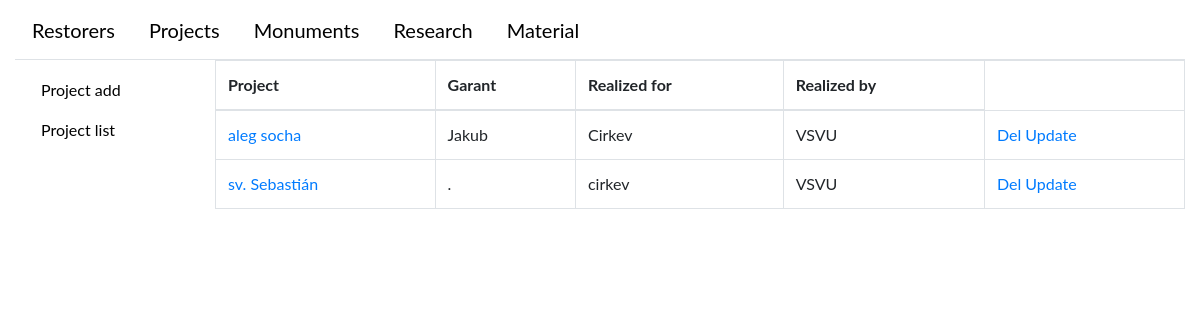
Screenshot of /project/list with the database file from the repository.
### catalogWeb/models.py (models this page shows)
class Project(models.Model):
    name = models.CharField(max_length=45)
    garant = models.CharField(max_length=45)
    description = models.CharField(max_length=200)
    realized_by = models.CharField(max_length=45)
    realized_for = models.CharField(max_length=45)
    restorerList = models.ManyToManyField(Restorer, blank=True)
    monument_list = models.ManyToManyField(Monument, blank=True, through=Monument2Project)
    def __str__(self):
        return '%s' % self.name

### catalogWeb/views/project.py (the view)
# urls.py: url(r'project/list', views.ProjectListView.as_view(), name='projectList'),
class ProjectListView(generic.ListView):
    model = Project
    template_name = 'catalogWeb/project/project_list.html'
    paginate_by = 10

### catalogWeb/templates/catalogWeb/project/project_list.html
{% extends "base_generic.html" %}
{% block sidebar %}
  <ul class="sidebar-nav">
    <li class="nav-item">
        <a class="nav-link" href="{% url 'projectCreate' %}">
            <span class="text-nowrap">Project add</span>
        </a>
    </li>
    <li class="nav-item">
        <a class="nav-link" href="{% url 'projectList' %}">
            <span class="text-nowrap">Project list</span>
        </a></li>
  </ul>
{% endblock sidebar%}
{% block content %}
    {% if project_list %}
<table class="table table-bordered">
    <thead >
        <th>Project</th>
        <th>Garant</th>
        <th>Realized for</th>
        <th>Realized by</th>
    </thead>
      {% for project in project_list %}
      <tr>
        <td>
            <a href="{% url 'projectDetail' project.id %}"> {{  project }}</a>
        </td>
        <td>
            {{  project.garant }}
        </td>
            <td>
            {{  project.realized_for }}
        </td>
            <td>
            {{  project.realized_by }}
        </td>
        <td>
          <a href="{% url 'projectDelete' project.id %}"> Del</a>
          <a href="{% url 'projectUpdate' project.id %}"> Update</a>
        </td>
      </tr>
      {% endfor %}
</table>
    {% else %}
      <p>No Project</p>
    {% endif %}
{% endblock %}

### catalogWeb/static/catalogWeb/css/mystyle.css (style rules this page uses)
body { font-family: "Lato", sans-serif; }
.sidebar-nav { float: left; }
.sidebar-nav a { color: black; }
ul.sidebar-nav { padding: 10px; }
.sidebar-nav li { list-style-type: none; }
.text-nowrap { white-space: nowrap; }

### rows the page displays
Project: name "aleg socha", garant "Jakub", realized_for "Cirkev", realized_by "VSVU"
Project: name "sv. Sebastián", garant ".", realized_for "cirkev", realized_by "VSVU"
